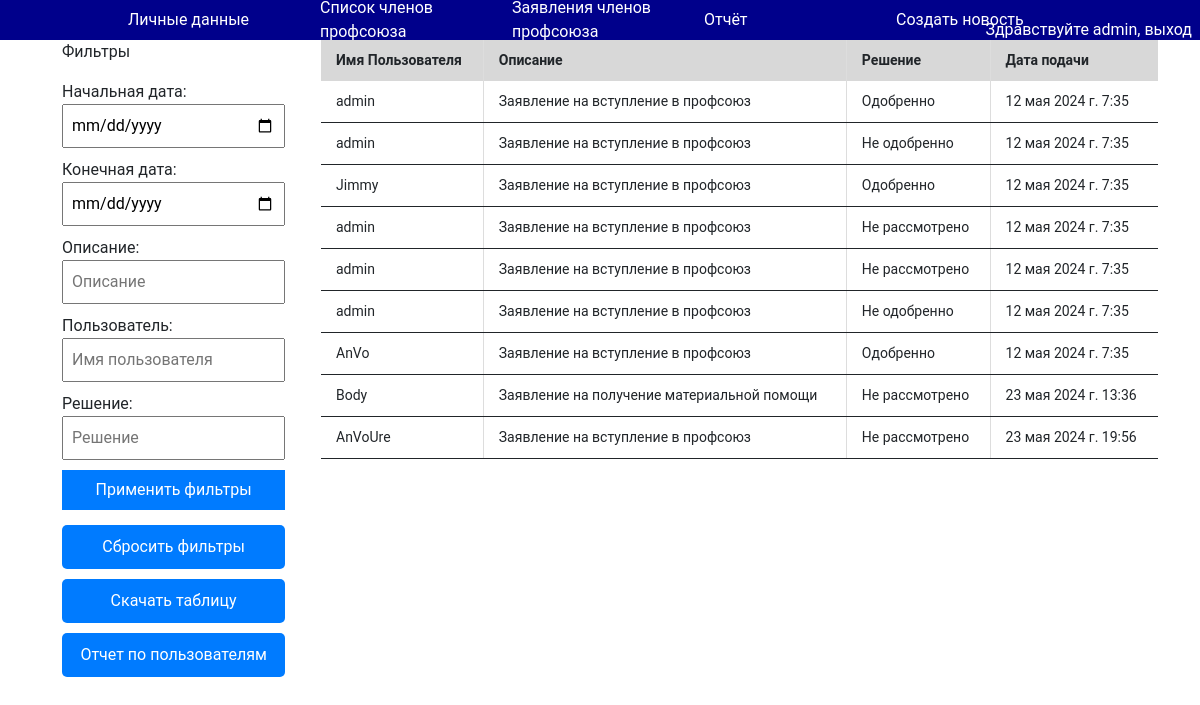
The page /accaunt/report/order/ (signed in) on the database as committed earlier.
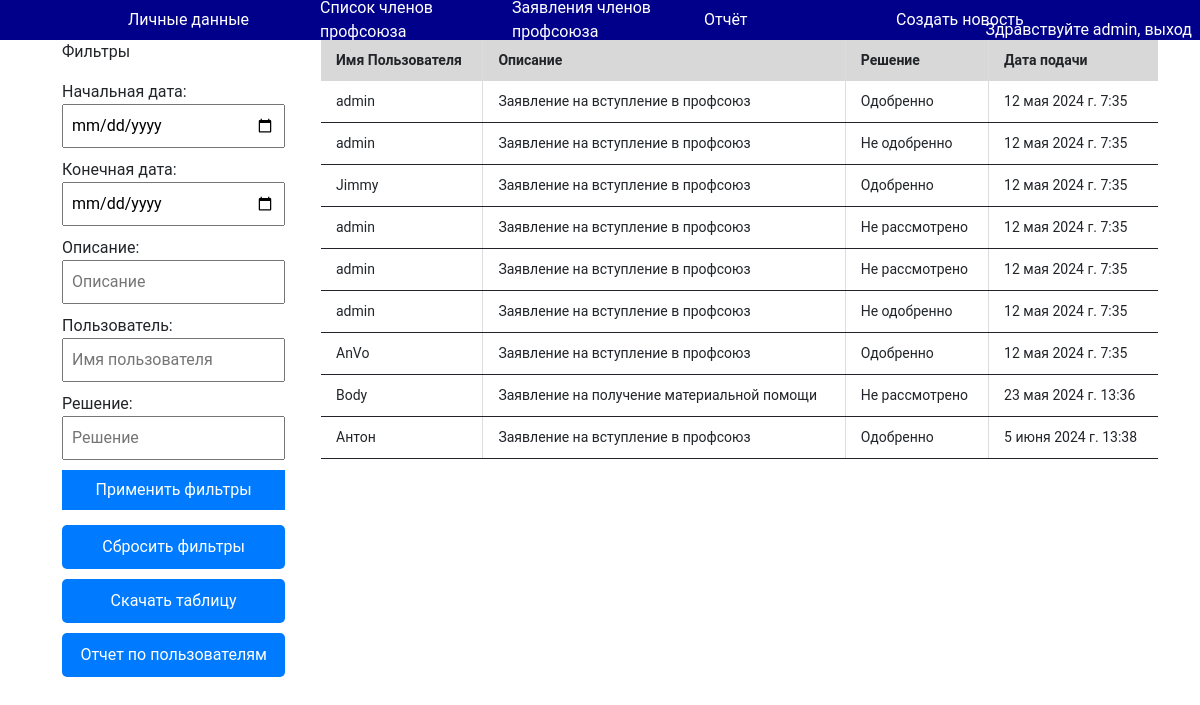
The same page on the database as committed later.
### myauth/models.py (models this page shows, shortened)
class Appends(models.Model):
    user = models.ForeignKey(User, on_delete=models.CASCADE)
    description = models.ForeignKey(Description,null=True, on_delete=models.CASCADE)
    file = models.FileField(null=True ,upload_to='appends/receipts/')
    decision = models.ForeignKey(Decision,null=True, on_delete=models.CASCADE)
    commentary = models.TextField(null=True, max_length=1000)
    created_at = models.DateTimeField(auto_now_add=True)

class Description(models.Model):
    text = models.CharField(max_length=100)

class Decision(models.Model):
    text = models.CharField(max_length=100)

### myauth/views.py (the view, shortened to what this page needs)
# urls.py: path("report/order/", ReportofAppends.as_view(), name="report_appends"),
class ReportofAppends(UserPassesTestMixin, ListView):
    def test_func(self):
        if self.request.user.is_staff:
            return True
    template_name = "myauth/order_report_list.html"
    context_object_name = "appends"
    queryset = Appends.objects.all()
    def get_queryset(self):
        queryset = Appends.objects.all()
        start_date = self.request.GET.get('start_date')
        end_date = self.request.GET.get('end_date')
        description = self.request.GET.get('description')
        username = self.request.GET.get('username')
        decision = self.request.GET.get('decision')
        if start_date:
            queryset = queryset.filter(
                created_at__gte=start_date)
        if end_date:
            queryset = queryset.filter(
                created_at__lte=end_date)
        if description:
            queryset = queryset.filter(description__text__icontains=description)
        if decision:
            queryset = queryset.filter(decision__text__icontains=decision)
        if username:
            queryset = queryset.filter(Q(user__username__icontains=username))
        return queryset
    def get(self, request, *args, **kwargs):
        return super().get(request, *args, **kwargs)
    def get_context_data(self, **kwargs):
        context = super().get_context_data(**kwargs)
        if 'start_date' in self.request.GET:
            context['start_date'] = self.request.GET['start_date']
        if 'end_date' in self.request.GET:
            context['end_date'] = self.request.GET['end_date']
        if 'group' in self.request.GET:
            context['group'] = self.request.GET['group']
        return context

### appearance/forms.py
class UserLoginForm(AuthenticationForm):
    username = forms.CharField(label='Имя пользователя', widget=forms.TextInput)
    password = forms.CharField(label='Пароль', widget=forms.PasswordInput)

### appearance/context_processors.py (called while the page is built)
def login_form(request):
    return {'login_form': UserLoginForm()}

### myauth/templates/myauth/order_report_list.html (shortened to what this page needs)
{% extends 'myauth/base.html' %}
{% block body %}
<div class="container">
    <div class="filters">
        <p>Фильтры</p>
        <form method="get">
            <label for="start_date">Начальная дата:</label>
            <input type="date" id="start_date" name="start_date">
            <label for="end_date">Конечная дата:</label>
            <input type="date" id="end_date" name="end_date">
            <label for="description">Описание:</label>
            <input type="text" id="description" name="description" placeholder="Описание">
            <label for="username">Пользователь:</label>
            <input type="text" id="username" name="username" placeholder="Имя пользователя">
            <label for="decision">Решение:</label>
            <input type="text" id="decision" name="decision" placeholder="Решение">
            <button type="submit">Применить фильтры</button>
            <a href="?" class="link-button">Сбросить фильтры</a>
            <a href="{% url 'myauth:download_table' %}?{{ request.GET.urlencode }}" class="link-button">Скачать таблицу</a>
            <a href="{% url 'myauth:report_users' %}" class="link-button">Отчет по пользователям</a>
        </form>
    </div>
    <div class="table-container">
        <table class="table">
            <thead>
                <tr>
                    <th>Имя Пользователя</th>
                    <th>Описание</th>
                    <th>Решение</th>
                    <th>Дата подачи</th>
                </tr>
            </thead>
            {% for append in appends %}
            <tbody>
                <tr>
                    <td>{{ append.user.username }}</td>
                    <td>{{ append.description.text }}</td>
                    <td>{{ append.decision.text }}</td>
                    <td>{{ append.created_at }}</td>
                </tr>
            </tbody>
            {% empty %}
            <tr>
                <td colspan="4">Нет данных для отображения</td>
            </tr>
            {% endfor %}
        </table>
    </div>
</div>
{% endblock %}

Rows that differ between the two databases and show on the page:
removed Appends: user.username "AnVoUre", description.text "Заявление на вступление в профсоюз", decision.text "Не рассмотрено", created_at "23 мая 2024 г. 19:56"
added Appends: user.username "Антон", description.text "Заявление на вступление в профсоюз", decision.text "Одобренно", created_at "5 июня 2024 г. 13:38"
